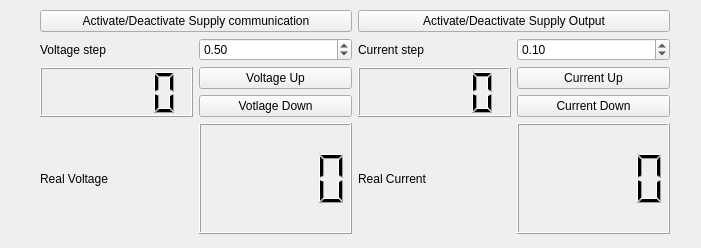
<?xml version="1.0" encoding="UTF-8"?>
<ui version="4.0">
 <class>SupplyControl</class>
 <widget class="QWidget" name="SupplyControl">
  <property name="geometry">
   <rect>
    <x>0</x>
    <y>0</y>
    <width>701</width>
    <height>248</height>
   </rect>
  </property>
  <property name="windowTitle">
   <string>Form</string>
  </property>
  <widget class="QWidget" name="gridLayoutWidget">
   <property name="geometry">
    <rect>
     <x>40</x>
     <y>10</y>
     <width>630</width>
     <height>224</height>
    </rect>
   </property>
   <layout class="QGridLayout" name="gridLayout">
    <item row="0" column="0">
     <widget class="QPushButton" name="pushButtonChangeSupplyCommState">
      <property name="text">
       <string>Activate/Deactivate Supply communication</string>
      </property>
     </widget>
    </item>
    <item row="1" column="0">
     <layout class="QHBoxLayout" name="horizontalLayout_3">
      <item>
       <widget class="QLabel" name="labelVoltageStep">
        <property name="text">
         <string>Voltage step</string>
        </property>
       </widget>
      </item>
      <item>
       <widget class="QDoubleSpinBox" name="doubleSpinBoxVoltageStep">
        <property name="maximum">
         <double>1.000000000000000</double>
        </property>
        <property name="singleStep">
         <double>0.100000000000000</double>
        </property>
        <property name="value">
         <double>0.500000000000000</double>
        </property>
       </widget>
      </item>
     </layout>
    </item>
    <item row="3" column="1">
     <layout class="QHBoxLayout" name="horizontalLayout_9">
      <item>
       <widget class="QLabel" name="label_4">
        <property name="text">
         <string>Real Current</string>
        </property>
       </widget>
      </item>
      <item>
       <widget class="QLCDNumber" name="lcdNumberRealCurrent"/>
      </item>
     </layout>
    </item>
    <item row="2" column="1">
     <layout class="QHBoxLayout" name="horizontalLayout_6">
      <item>
       <widget class="QLCDNumber" name="lcdNumberCurrent"/>
      </item>
      <item>
       <layout class="QVBoxLayout" name="verticalLayout_2">
        <item>
         <widget class="QPushButton" name="pushButtonCurrentUp">
          <property name="text">
           <string>Current Up</string>
          </property>
         </widget>
        </item>
        <item>
         <widget class="QPushButton" name="pushButtonCurrentDown">
          <property name="text">
           <string>Current Down</string>
          </property>
         </widget>
        </item>
       </layout>
      </item>
     </layout>
    </item>
    <item row="0" column="1">
     <widget class="QPushButton" name="pushButtonChangeSupplyOutputState">
      <property name="text">
       <string>Activate/Deactivate Supply Output</string>
      </property>
     </widget>
    </item>
    <item row="1" column="1">
     <layout class="QHBoxLayout" name="horizontalLayout_7">
      <item>
       <widget class="QLabel" name="labelCurrentStep">
        <property name="text">
         <string>Current step</string>
        </property>
       </widget>
      </item>
      <item>
       <widget class="QDoubleSpinBox" name="doubleSpinBoxCurrentStep">
        <property name="maximum">
         <double>0.500000000000000</double>
        </property>
        <property name="singleStep">
         <double>0.050000000000000</double>
        </property>
        <property name="value">
         <double>0.100000000000000</double>
        </property>
       </widget>
      </item>
     </layout>
    </item>
    <item row="3" column="0">
     <layout class="QHBoxLayout" name="horizontalLayout_8">
      <item>
       <widget class="QLabel" name="label_3">
        <property name="text">
         <string>Real Voltage</string>
        </property>
       </widget>
      </item>
      <item>
       <widget class="QLCDNumber" name="lcdNumberRealVoltage"/>
      </item>
     </layout>
    </item>
    <item row="2" column="0">
     <layout class="QHBoxLayout" name="horizontalLayout_5">
      <item>
       <widget class="QLCDNumber" name="lcdNumberVoltage"/>
      </item>
      <item>
       <layout class="QVBoxLayout" name="verticalLayout_4">
        <item>
         <widget class="QPushButton" name="pushButtonVoltageUp">
          <property name="text">
           <string>Voltage Up</string>
          </property>
         </widget>
        </item>
        <item>
         <widget class="QPushButton" name="pushButtonVoltageDown">
          <property name="text">
           <string>Votlage Down</string>
          </property>
         </widget>
        </item>
       </layout>
      </item>
     </layout>
    </item>
   </layout>
  </widget>
 </widget>
 <resources/>
 <connections/>
</ui>
